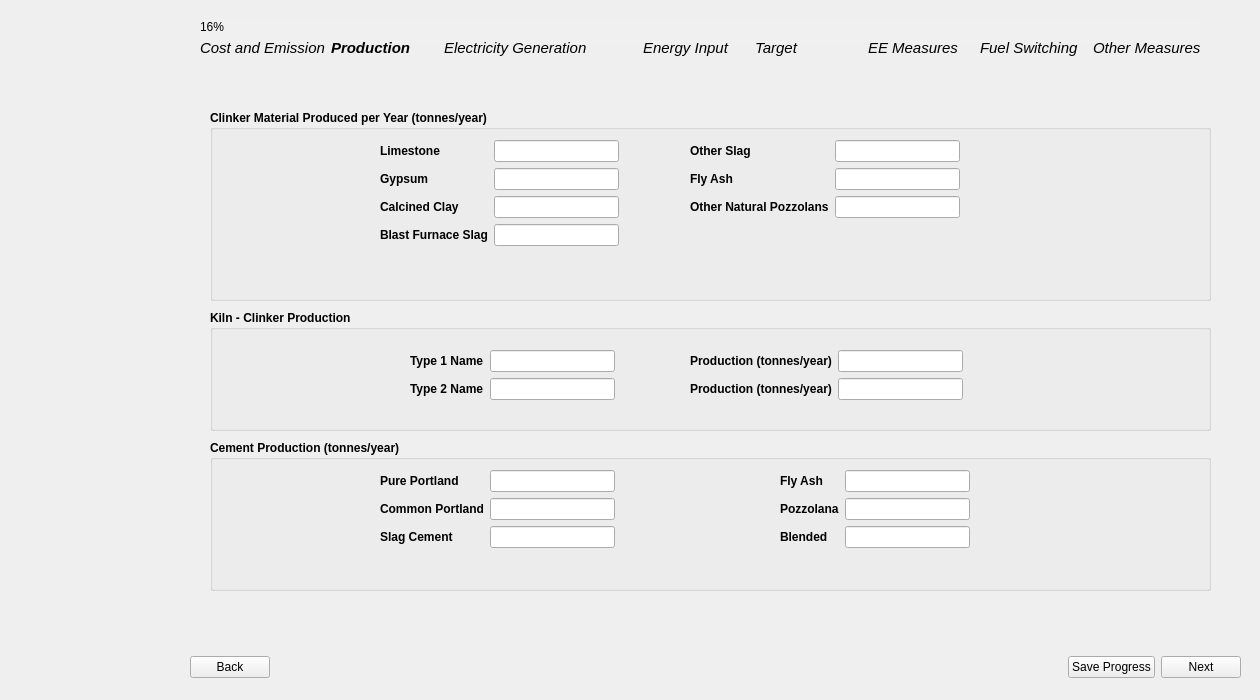
<?xml version="1.0" encoding="UTF-8"?>
<ui version="4.0">
 <class>Page3_ProductionInput</class>
 <widget class="QWidget" name="Page3_ProductionInput">
  <property name="geometry">
   <rect>
    <x>0</x>
    <y>0</y>
    <width>1260</width>
    <height>700</height>
   </rect>
  </property>
  <property name="sizePolicy">
   <sizepolicy hsizetype="Fixed" vsizetype="Fixed">
    <horstretch>0</horstretch>
    <verstretch>0</verstretch>
   </sizepolicy>
  </property>
  <property name="windowTitle">
   <string>Form</string>
  </property>
  <property name="styleSheet">
   <string notr="true"/>
  </property>
  <widget class="QWidget" name="layoutWidget">
   <property name="geometry">
    <rect>
     <x>190</x>
     <y>650</y>
     <width>1051</width>
     <height>35</height>
    </rect>
   </property>
   <layout class="QHBoxLayout" name="button_layout">
    <item>
     <widget class="QPushButton" name="backBtn">
      <property name="text">
       <string>Back</string>
      </property>
     </widget>
    </item>
    <item>
     <spacer name="horizontalSpacer">
      <property name="orientation">
       <enum>Qt::Horizontal</enum>
      </property>
      <property name="sizeHint" stdset="0">
       <size>
        <width>40</width>
        <height>20</height>
       </size>
      </property>
     </spacer>
    </item>
    <item>
     <widget class="QPushButton" name="saveBtn">
      <property name="text">
       <string>Save Progress</string>
      </property>
     </widget>
    </item>
    <item>
     <widget class="QPushButton" name="nextBtn">
      <property name="font">
       <font>
        <kerning>true</kerning>
       </font>
      </property>
      <property name="text">
       <string>Next</string>
      </property>
     </widget>
    </item>
   </layout>
  </widget>
  <widget class="QGroupBox" name="clinker_material_group">
   <property name="geometry">
    <rect>
     <x>210</x>
     <y>110</y>
     <width>1001</width>
     <height>191</height>
    </rect>
   </property>
   <property name="font">
    <font>
     <bold>true</bold>
    </font>
   </property>
   <property name="styleSheet">
    <string notr="true">QPushButton {
    background-color: #26481f;  /* Green */
    color: white;
    border: none;
    padding: 8px 16px;
    font-size: 14px;
    border-radius: 6px;
    min-width: 90px;
    min-height: 15px;

}

QPushButton:hover {
    background-color: #45a049;
}

QPushButton:pressed {
    background-color: #3e8e41;
}

QPushButton#saveBtn {
                background-color: white;
                color: #26481f;
            }
QPushButton#saveBtn:hover {
                background-color: #45a049;
			  color: white;
            }

    QLineEdit {
        border-radius: 10px;    
        padding: 5px;           
    }

myLineEdit-&gt;setFixedSize(200, 30)</string>
   </property>
   <property name="title">
    <string>Clinker Material Produced per Year (tonnes/year)</string>
   </property>
   <widget class="QWidget" name="layoutWidget">
    <property name="geometry">
     <rect>
      <x>170</x>
      <y>30</y>
      <width>271</width>
      <height>144</height>
     </rect>
    </property>
    <layout class="QFormLayout" name="formLayout_clinker_material_1">
     <item row="0" column="1">
      <widget class="QLineEdit" name="limestone_input">
       <property name="sizePolicy">
        <sizepolicy hsizetype="Fixed" vsizetype="Fixed">
         <horstretch>0</horstretch>
         <verstretch>0</verstretch>
        </sizepolicy>
       </property>
       <property name="text">
        <string/>
       </property>
      </widget>
     </item>
     <item row="1" column="0">
      <widget class="QLabel" name="gypsum_label">
       <property name="text">
        <string>Gypsum</string>
       </property>
      </widget>
     </item>
     <item row="1" column="1">
      <widget class="QLineEdit" name="gypsum_input">
       <property name="sizePolicy">
        <sizepolicy hsizetype="Fixed" vsizetype="Fixed">
         <horstretch>0</horstretch>
         <verstretch>0</verstretch>
        </sizepolicy>
       </property>
       <property name="text">
        <string/>
       </property>
      </widget>
     </item>
     <item row="2" column="0">
      <widget class="QLabel" name="calcined_clay_label">
       <property name="text">
        <string>Calcined Clay</string>
       </property>
      </widget>
     </item>
     <item row="2" column="1">
      <widget class="QLineEdit" name="calcined_clay_input">
       <property name="sizePolicy">
        <sizepolicy hsizetype="Fixed" vsizetype="Fixed">
         <horstretch>0</horstretch>
         <verstretch>0</verstretch>
        </sizepolicy>
       </property>
       <property name="text">
        <string/>
       </property>
      </widget>
     </item>
     <item row="3" column="0">
      <widget class="QLabel" name="blast_furnace_slag_label">
       <property name="text">
        <string>Blast Furnace Slag</string>
       </property>
      </widget>
     </item>
     <item row="3" column="1">
      <widget class="QLineEdit" name="blast_furnace_slag_input">
       <property name="sizePolicy">
        <sizepolicy hsizetype="Fixed" vsizetype="Fixed">
         <horstretch>0</horstretch>
         <verstretch>0</verstretch>
        </sizepolicy>
       </property>
       <property name="text">
        <string/>
       </property>
      </widget>
     </item>
     <item row="0" column="0">
      <widget class="QLabel" name="limestone_label">
       <property name="text">
        <string>Limestone</string>
       </property>
      </widget>
     </item>
    </layout>
   </widget>
   <widget class="QWidget" name="layoutWidget">
    <property name="geometry">
     <rect>
      <x>480</x>
      <y>30</y>
      <width>311</width>
      <height>111</height>
     </rect>
    </property>
    <layout class="QFormLayout" name="formLayout_2">
     <item row="0" column="0">
      <widget class="QLabel" name="other_slag_label">
       <property name="text">
        <string>Other Slag</string>
       </property>
      </widget>
     </item>
     <item row="0" column="1">
      <widget class="QLineEdit" name="other_slag_input">
       <property name="sizePolicy">
        <sizepolicy hsizetype="Fixed" vsizetype="Fixed">
         <horstretch>0</horstretch>
         <verstretch>0</verstretch>
        </sizepolicy>
       </property>
       <property name="text">
        <string/>
       </property>
      </widget>
     </item>
     <item row="1" column="0">
      <widget class="QLabel" name="fly_ash_label">
       <property name="text">
        <string>Fly Ash</string>
       </property>
      </widget>
     </item>
     <item row="1" column="1">
      <widget class="QLineEdit" name="fly_ash_input">
       <property name="sizePolicy">
        <sizepolicy hsizetype="Fixed" vsizetype="Fixed">
         <horstretch>0</horstretch>
         <verstretch>0</verstretch>
        </sizepolicy>
       </property>
       <property name="text">
        <string/>
       </property>
      </widget>
     </item>
     <item row="2" column="0">
      <widget class="QLabel" name="natural_pozzolans_label">
       <property name="text">
        <string>Other Natural Pozzolans</string>
       </property>
      </widget>
     </item>
     <item row="2" column="1">
      <widget class="QLineEdit" name="natural_pozzolans_input">
       <property name="sizePolicy">
        <sizepolicy hsizetype="Fixed" vsizetype="Fixed">
         <horstretch>0</horstretch>
         <verstretch>0</verstretch>
        </sizepolicy>
       </property>
       <property name="text">
        <string/>
       </property>
      </widget>
     </item>
    </layout>
   </widget>
  </widget>
  <widget class="QGroupBox" name="kiln_clinker_production_group">
   <property name="geometry">
    <rect>
     <x>210</x>
     <y>310</y>
     <width>1001</width>
     <height>121</height>
    </rect>
   </property>
   <property name="font">
    <font>
     <bold>true</bold>
    </font>
   </property>
   <property name="styleSheet">
    <string notr="true">QPushButton {
    background-color: #26481f;  /* Green */
    color: white;
    border: none;
    padding: 8px 16px;
    font-size: 14px;
    border-radius: 6px;
    min-width: 90px;
    min-height: 15px;

}

QPushButton:hover {
    background-color: #45a049;
}

QPushButton:pressed {
    background-color: #3e8e41;
}

QPushButton#saveBtn {
                background-color: white;
                color: #26481f;
            }
QPushButton#saveBtn:hover {
                background-color: #45a049;
			  color: white;
            }

    QLineEdit {
        border-radius: 10px;    
        padding: 5px;           
    }

myLineEdit-&gt;setFixedSize(200, 30)</string>
   </property>
   <property name="title">
    <string>Kiln - Clinker Production</string>
   </property>
   <widget class="QWidget" name="layoutWidget_2">
    <property name="geometry">
     <rect>
      <x>200</x>
      <y>40</y>
      <width>241</width>
      <height>81</height>
     </rect>
    </property>
    <layout class="QFormLayout" name="formLayout_clinker_production_1">
     <item row="0" column="0">
      <widget class="QLabel" name="type_1_label">
       <property name="text">
        <string>Type 1 Name</string>
       </property>
      </widget>
     </item>
     <item row="0" column="1">
      <widget class="QLineEdit" name="type_1_input">
       <property name="sizePolicy">
        <sizepolicy hsizetype="Fixed" vsizetype="Fixed">
         <horstretch>0</horstretch>
         <verstretch>0</verstretch>
        </sizepolicy>
       </property>
       <property name="text">
        <string/>
       </property>
      </widget>
     </item>
     <item row="1" column="0">
      <widget class="QLabel" name="type_2_label">
       <property name="text">
        <string>Type 2 Name</string>
       </property>
      </widget>
     </item>
     <item row="1" column="1">
      <widget class="QLineEdit" name="type_2_input">
       <property name="sizePolicy">
        <sizepolicy hsizetype="Fixed" vsizetype="Fixed">
         <horstretch>0</horstretch>
         <verstretch>0</verstretch>
        </sizepolicy>
       </property>
       <property name="text">
        <string/>
       </property>
      </widget>
     </item>
    </layout>
   </widget>
   <widget class="QWidget" name="layoutWidget_3">
    <property name="geometry">
     <rect>
      <x>480</x>
      <y>40</y>
      <width>311</width>
      <height>81</height>
     </rect>
    </property>
    <layout class="QFormLayout" name="formLayout_clinker_production_2">
     <item row="0" column="0">
      <widget class="QLabel" name="production_1_label">
       <property name="text">
        <string>Production (tonnes/year)</string>
       </property>
      </widget>
     </item>
     <item row="0" column="1">
      <widget class="QLineEdit" name="production_1_input">
       <property name="sizePolicy">
        <sizepolicy hsizetype="Fixed" vsizetype="Fixed">
         <horstretch>0</horstretch>
         <verstretch>0</verstretch>
        </sizepolicy>
       </property>
       <property name="text">
        <string/>
       </property>
      </widget>
     </item>
     <item row="1" column="0">
      <widget class="QLabel" name="production_2_label">
       <property name="text">
        <string>Production (tonnes/year)</string>
       </property>
      </widget>
     </item>
     <item row="1" column="1">
      <widget class="QLineEdit" name="production_2_input">
       <property name="sizePolicy">
        <sizepolicy hsizetype="Fixed" vsizetype="Fixed">
         <horstretch>0</horstretch>
         <verstretch>0</verstretch>
        </sizepolicy>
       </property>
       <property name="text">
        <string/>
       </property>
      </widget>
     </item>
    </layout>
   </widget>
  </widget>
  <widget class="QGroupBox" name="cement_production_group">
   <property name="geometry">
    <rect>
     <x>210</x>
     <y>440</y>
     <width>1001</width>
     <height>151</height>
    </rect>
   </property>
   <property name="font">
    <font>
     <bold>true</bold>
    </font>
   </property>
   <property name="title">
    <string>Cement Production (tonnes/year)</string>
   </property>
   <widget class="QWidget" name="layoutWidget_4">
    <property name="geometry">
     <rect>
      <x>170</x>
      <y>30</y>
      <width>271</width>
      <height>106</height>
     </rect>
    </property>
    <layout class="QFormLayout" name="formLayout_cement_production_1">
     <item row="0" column="0">
      <widget class="QLabel" name="pure_portland_label">
       <property name="text">
        <string>Pure Portland</string>
       </property>
      </widget>
     </item>
     <item row="0" column="1">
      <widget class="QLineEdit" name="pure_portland_cement_production_input">
       <property name="sizePolicy">
        <sizepolicy hsizetype="Fixed" vsizetype="Fixed">
         <horstretch>0</horstretch>
         <verstretch>0</verstretch>
        </sizepolicy>
       </property>
       <property name="text">
        <string/>
       </property>
      </widget>
     </item>
     <item row="1" column="0">
      <widget class="QLabel" name="common_portland_label">
       <property name="text">
        <string>Common Portland</string>
       </property>
      </widget>
     </item>
     <item row="1" column="1">
      <widget class="QLineEdit" name="common_portland_cement_production_input">
       <property name="sizePolicy">
        <sizepolicy hsizetype="Fixed" vsizetype="Fixed">
         <horstretch>0</horstretch>
         <verstretch>0</verstretch>
        </sizepolicy>
       </property>
       <property name="text">
        <string/>
       </property>
      </widget>
     </item>
     <item row="2" column="0">
      <widget class="QLabel" name="slag_cement_label">
       <property name="text">
        <string>Slag Cement</string>
       </property>
      </widget>
     </item>
     <item row="2" column="1">
      <widget class="QLineEdit" name="slag_cement_production_input">
       <property name="sizePolicy">
        <sizepolicy hsizetype="Fixed" vsizetype="Fixed">
         <horstretch>0</horstretch>
         <verstretch>0</verstretch>
        </sizepolicy>
       </property>
       <property name="text">
        <string/>
       </property>
      </widget>
     </item>
    </layout>
   </widget>
   <widget class="QWidget" name="layoutWidget_5">
    <property name="geometry">
     <rect>
      <x>570</x>
      <y>30</y>
      <width>221</width>
      <height>106</height>
     </rect>
    </property>
    <layout class="QFormLayout" name="formLayout_cement_production_2">
     <item row="0" column="0">
      <widget class="QLabel" name="flay_ash_label">
       <property name="text">
        <string>Fly Ash</string>
       </property>
      </widget>
     </item>
     <item row="0" column="1">
      <widget class="QLineEdit" name="fly_ash_cement_production_input">
       <property name="sizePolicy">
        <sizepolicy hsizetype="Fixed" vsizetype="Fixed">
         <horstretch>0</horstretch>
         <verstretch>0</verstretch>
        </sizepolicy>
       </property>
       <property name="text">
        <string/>
       </property>
      </widget>
     </item>
     <item row="1" column="0">
      <widget class="QLabel" name="pozzolana_label">
       <property name="text">
        <string>Pozzolana</string>
       </property>
      </widget>
     </item>
     <item row="1" column="1">
      <widget class="QLineEdit" name="pozzolana_cement_production_input">
       <property name="sizePolicy">
        <sizepolicy hsizetype="Fixed" vsizetype="Fixed">
         <horstretch>0</horstretch>
         <verstretch>0</verstretch>
        </sizepolicy>
       </property>
       <property name="text">
        <string/>
       </property>
      </widget>
     </item>
     <item row="2" column="0">
      <widget class="QLabel" name="blended_label">
       <property name="text">
        <string>Blended</string>
       </property>
      </widget>
     </item>
     <item row="2" column="1">
      <widget class="QLineEdit" name="blended_cement_production_input">
       <property name="sizePolicy">
        <sizepolicy hsizetype="Fixed" vsizetype="Fixed">
         <horstretch>0</horstretch>
         <verstretch>0</verstretch>
        </sizepolicy>
       </property>
       <property name="text">
        <string/>
       </property>
      </widget>
     </item>
    </layout>
   </widget>
  </widget>
  <widget class="QProgressBar" name="progressBar">
   <property name="geometry">
    <rect>
     <x>200</x>
     <y>20</y>
     <width>1001</width>
     <height>23</height>
    </rect>
   </property>
   <property name="styleSheet">
    <string notr="true">QProgressBar {
    background-color: #F0F0F0;
    border: none;
	border-radius: 8px;
}
QProgressBar::chunk {
	border-radius: 8px;
    background: QLinearGradient(
        x1: 0, y1: 0, x2: 1, y2: 0,
        stop: 0 #33bef0,   /* Light Blue */
        stop: 1 #77d695    /* Light Green */
    );
}</string>
   </property>
   <property name="value">
    <number>16</number>
   </property>
  </widget>
  <widget class="QLabel" name="side_image">
   <property name="geometry">
    <rect>
     <x>0</x>
     <y>-30</y>
     <width>171</width>
     <height>761</height>
    </rect>
   </property>
   <property name="text">
    <string/>
   </property>
   <property name="pixmap">
    <pixmap>../images/BEST_side_abstract.png</pixmap>
   </property>
  </widget>
  <widget class="QWidget" name="layoutWidget_6">
   <property name="geometry">
    <rect>
     <x>200</x>
     <y>40</y>
     <width>1001</width>
     <height>16</height>
    </rect>
   </property>
   <layout class="QGridLayout" name="gridLayout_11">
    <item row="0" column="0">
     <widget class="QLabel" name="label">
      <property name="font">
       <font>
        <pointsize>11</pointsize>
        <italic>true</italic>
        <bold>false</bold>
       </font>
      </property>
      <property name="text">
       <string>Cost and Emission</string>
      </property>
     </widget>
    </item>
    <item row="0" column="1">
     <widget class="QLabel" name="label_2">
      <property name="font">
       <font>
        <pointsize>11</pointsize>
        <italic>true</italic>
        <bold>true</bold>
       </font>
      </property>
      <property name="text">
       <string>Production</string>
      </property>
     </widget>
    </item>
    <item row="0" column="2">
     <widget class="QLabel" name="label_4">
      <property name="font">
       <font>
        <pointsize>11</pointsize>
        <italic>true</italic>
       </font>
      </property>
      <property name="text">
       <string>Electricity Generation            </string>
      </property>
     </widget>
    </item>
    <item row="0" column="3">
     <widget class="QLabel" name="label_5">
      <property name="font">
       <font>
        <pointsize>11</pointsize>
        <italic>true</italic>
       </font>
      </property>
      <property name="text">
       <string>Energy Input</string>
      </property>
     </widget>
    </item>
    <item row="0" column="4">
     <widget class="QLabel" name="label_6">
      <property name="font">
       <font>
        <pointsize>11</pointsize>
        <italic>true</italic>
        <bold>false</bold>
       </font>
      </property>
      <property name="text">
       <string>Target</string>
      </property>
     </widget>
    </item>
    <item row="0" column="5">
     <widget class="QLabel" name="label_7">
      <property name="font">
       <font>
        <pointsize>11</pointsize>
        <italic>true</italic>
       </font>
      </property>
      <property name="text">
       <string>EE Measures</string>
      </property>
     </widget>
    </item>
    <item row="0" column="6">
     <widget class="QLabel" name="label_8">
      <property name="font">
       <font>
        <pointsize>11</pointsize>
        <italic>true</italic>
       </font>
      </property>
      <property name="text">
       <string>Fuel Switching</string>
      </property>
     </widget>
    </item>
    <item row="0" column="7">
     <widget class="QLabel" name="label_9">
      <property name="font">
       <font>
        <pointsize>11</pointsize>
        <italic>true</italic>
       </font>
      </property>
      <property name="text">
       <string>Other Measures</string>
      </property>
     </widget>
    </item>
   </layout>
  </widget>
 </widget>
 <resources/>
 <connections/>
</ui>
